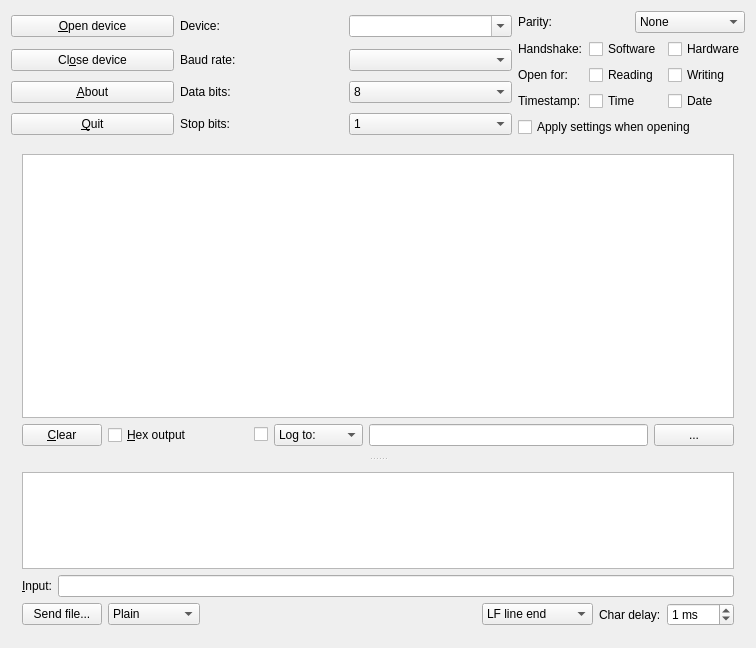
<?xml version="1.0" encoding="UTF-8"?>
<ui version="4.0">
 <class>CuteCommDlg</class>
 <widget class="QWidget" name="CuteCommDlg">
  <property name="geometry">
   <rect>
    <x>0</x>
    <y>0</y>
    <width>756</width>
    <height>648</height>
   </rect>
  </property>
  <property name="windowTitle">
   <string>CuteCom</string>
  </property>
  <layout class="QVBoxLayout">
   <item>
    <layout class="QGridLayout">
     <item row="3" column="1">
      <widget class="QLabel" name="textLabel5">
       <property name="text">
        <string>Stop bits:</string>
       </property>
       <property name="wordWrap">
        <bool>false</bool>
       </property>
       <property name="buddy">
        <cstring>m_stopCb</cstring>
       </property>
      </widget>
     </item>
     <item row="3" column="0">
      <widget class="QPushButton" name="m_quitPb">
       <property name="text">
        <string>&amp;Quit</string>
       </property>
       <property name="shortcut">
        <string>Alt+Q</string>
       </property>
      </widget>
     </item>
     <item row="2" column="1">
      <widget class="QLabel" name="textLabel3">
       <property name="text">
        <string>Data bits:</string>
       </property>
       <property name="wordWrap">
        <bool>false</bool>
       </property>
       <property name="buddy">
        <cstring>m_dataBitsCb</cstring>
       </property>
      </widget>
     </item>
     <item row="2" column="0">
      <widget class="QPushButton" name="m_aboutPb">
       <property name="text">
        <string>&amp;About</string>
       </property>
       <property name="shortcut">
        <string>Alt+A</string>
       </property>
      </widget>
     </item>
     <item row="2" column="2">
      <widget class="QComboBox" name="m_dataBitsCb">
       <property name="currentIndex">
        <number>3</number>
       </property>
       <item>
        <property name="text">
         <string>5</string>
        </property>
       </item>
       <item>
        <property name="text">
         <string>6</string>
        </property>
       </item>
       <item>
        <property name="text">
         <string>7</string>
        </property>
       </item>
       <item>
        <property name="text">
         <string>8</string>
        </property>
       </item>
      </widget>
     </item>
     <item row="0" column="1">
      <widget class="QLabel" name="textLabel1">
       <property name="text">
        <string>Device:</string>
       </property>
       <property name="wordWrap">
        <bool>false</bool>
       </property>
       <property name="buddy">
        <cstring>m_deviceCb</cstring>
       </property>
      </widget>
     </item>
     <item row="0" column="0">
      <widget class="QPushButton" name="m_connectPb">
       <property name="toolTip">
        <string/>
       </property>
       <property name="text">
        <string>&amp;Open device</string>
       </property>
       <property name="shortcut">
        <string>Alt+O</string>
       </property>
      </widget>
     </item>
     <item row="1" column="0">
      <widget class="QPushButton" name="m_closePb">
       <property name="text">
        <string>Cl&amp;ose device</string>
       </property>
       <property name="shortcut">
        <string>Alt+O</string>
       </property>
      </widget>
     </item>
     <item row="3" column="2">
      <widget class="QComboBox" name="m_stopCb">
       <item>
        <property name="text">
         <string>1</string>
        </property>
       </item>
       <item>
        <property name="text">
         <string>2</string>
        </property>
       </item>
      </widget>
     </item>
     <item row="1" column="1">
      <widget class="QLabel" name="textLabel2">
       <property name="text">
        <string>Baud rate:</string>
       </property>
       <property name="wordWrap">
        <bool>false</bool>
       </property>
       <property name="buddy">
        <cstring>m_baudCb</cstring>
       </property>
      </widget>
     </item>
     <item row="0" column="2">
      <widget class="QComboBox" name="m_deviceCb">
       <property name="editable">
        <bool>true</bool>
       </property>
      </widget>
     </item>
     <item row="1" column="2">
      <widget class="QComboBox" name="m_baudCb">
       <property name="currentIndex">
        <number>-1</number>
       </property>
      </widget>
     </item>
     <item row="0" column="3" rowspan="4">
      <layout class="QVBoxLayout">
       <item>
        <layout class="QHBoxLayout">
         <item>
          <widget class="QLabel" name="textLabel4">
           <property name="text">
            <string>Parity:</string>
           </property>
           <property name="wordWrap">
            <bool>false</bool>
           </property>
           <property name="buddy">
            <cstring>m_parityCb</cstring>
           </property>
          </widget>
         </item>
         <item>
          <widget class="QComboBox" name="m_parityCb">
           <item>
            <property name="text">
             <string>None</string>
            </property>
           </item>
           <item>
            <property name="text">
             <string>Odd</string>
            </property>
           </item>
           <item>
            <property name="text">
             <string>Even</string>
            </property>
           </item>
           <item>
            <property name="text">
             <string>Mark</string>
            </property>
           </item>
           <item>
            <property name="text">
             <string>Space</string>
            </property>
           </item>
          </widget>
         </item>
        </layout>
       </item>
       <item>
        <layout class="QGridLayout">
         <item row="0" column="2">
          <widget class="QCheckBox" name="m_hardwareCb">
           <property name="toolTip">
            <string>Enable Hardware Handshake</string>
           </property>
           <property name="text">
            <string>Hardware</string>
           </property>
          </widget>
         </item>
         <item row="0" column="1">
          <widget class="QCheckBox" name="m_softwareCb">
           <property name="toolTip">
            <string>Enable Software Handshake (XON/XOFF)</string>
           </property>
           <property name="text">
            <string>Software</string>
           </property>
          </widget>
         </item>
         <item row="1" column="2">
          <widget class="QCheckBox" name="m_writeCb">
           <property name="toolTip">
            <string>Usually you want to use read and write</string>
           </property>
           <property name="text">
            <string>Writing</string>
           </property>
          </widget>
         </item>
         <item row="1" column="1">
          <widget class="QCheckBox" name="m_readCb">
           <property name="toolTip">
            <string>Usually you want to use read and write</string>
           </property>
           <property name="text">
            <string>Reading</string>
           </property>
          </widget>
         </item>
         <item row="2" column="1">
          <widget class="QCheckBox" name="m_timestampEnabled">
           <property name="toolTip">
            <string>Add local time stamp to serial output</string>
           </property>
           <property name="text">
            <string>Time</string>
           </property>
          </widget>
         </item>
         <item row="2" column="2">
          <widget class="QCheckBox" name="m_datestampEnabled">
           <property name="toolTip">
            <string>Add date to time stamp of serial output</string>
           </property>
           <property name="text">
            <string>Date</string>
           </property>
          </widget>
         </item>
         <item row="0" column="0">
          <widget class="QLabel" name="textLabel2_2">
           <property name="text">
            <string>Handshake:</string>
           </property>
           <property name="wordWrap">
            <bool>false</bool>
           </property>
          </widget>
         </item>
         <item row="1" column="0">
          <widget class="QLabel" name="textLabel1_3">
           <property name="text">
            <string>Open for:</string>
           </property>
           <property name="wordWrap">
            <bool>false</bool>
           </property>
          </widget>
         </item>
         <item row="2" column="0">
          <widget class="QLabel" name="timestampLabel">
           <property name="text">
            <string>Timestamp:</string>
           </property>
          </widget>
         </item>
        </layout>
       </item>
       <item>
        <widget class="QCheckBox" name="m_applyCb">
         <property name="text">
          <string>Apply settings when opening</string>
         </property>
        </widget>
       </item>
      </layout>
     </item>
    </layout>
   </item>
   <item>
    <widget class="QSplitter" name="splitter2">
     <property name="orientation">
      <enum>Qt::Vertical</enum>
     </property>
     <widget class="QFrame" name="frame3">
      <property name="sizePolicy">
       <sizepolicy hsizetype="Preferred" vsizetype="Preferred">
        <horstretch>0</horstretch>
        <verstretch>2</verstretch>
       </sizepolicy>
      </property>
      <property name="frameShape">
       <enum>QFrame::NoFrame</enum>
      </property>
      <property name="frameShadow">
       <enum>QFrame::Plain</enum>
      </property>
      <layout class="QVBoxLayout">
       <item>
        <widget class="QTextBrowser" name="m_outputView">
         <property name="font">
          <font>
           <family>Courier</family>
          </font>
         </property>
        </widget>
       </item>
       <item>
        <layout class="QHBoxLayout">
         <item>
          <widget class="QPushButton" name="m_clearOutputPb">
           <property name="toolTip">
            <string>Clear the output window</string>
           </property>
           <property name="text">
            <string>&amp;Clear</string>
           </property>
           <property name="shortcut">
            <string>Alt+C</string>
           </property>
          </widget>
         </item>
         <item>
          <widget class="QCheckBox" name="m_hexOutputCb">
           <property name="sizePolicy">
            <sizepolicy hsizetype="Minimum" vsizetype="Fixed">
             <horstretch>1</horstretch>
             <verstretch>0</verstretch>
            </sizepolicy>
           </property>
           <property name="toolTip">
            <string>Show the output in hexadecimal format</string>
           </property>
           <property name="text">
            <string>&amp;Hex output</string>
           </property>
           <property name="shortcut">
            <string>Alt+H</string>
           </property>
          </widget>
         </item>
         <item>
          <widget class="QCheckBox" name="m_enableLoggingCb">
           <property name="toolTip">
            <string>Enable logging the data to a file. Chose &quot;Append to&quot; to append instead overwrite to an existing file.</string>
           </property>
           <property name="text">
            <string/>
           </property>
          </widget>
         </item>
         <item>
          <widget class="QComboBox" name="m_logAppendCb">
           <property name="toolTip">
            <string>Enable logging the data to a file. Chose &quot;Append to&quot; to append instead overwrite to an existing file.</string>
           </property>
           <item>
            <property name="text">
             <string>Log to:</string>
            </property>
           </item>
           <item>
            <property name="text">
             <string>Append to:</string>
            </property>
           </item>
          </widget>
         </item>
         <item>
          <widget class="QLineEdit" name="m_logFileLe">
           <property name="sizePolicy">
            <sizepolicy hsizetype="Expanding" vsizetype="Fixed">
             <horstretch>2</horstretch>
             <verstretch>0</verstretch>
            </sizepolicy>
           </property>
           <property name="toolTip">
            <string>The logfile</string>
           </property>
          </widget>
         </item>
         <item>
          <widget class="QPushButton" name="m_logFileFileDialog">
           <property name="toolTip">
            <string>Open file dialog</string>
           </property>
           <property name="text">
            <string>...</string>
           </property>
          </widget>
         </item>
        </layout>
       </item>
      </layout>
     </widget>
     <widget class="QFrame" name="frame4">
      <property name="sizePolicy">
       <sizepolicy hsizetype="Preferred" vsizetype="Preferred">
        <horstretch>0</horstretch>
        <verstretch>1</verstretch>
       </sizepolicy>
      </property>
      <property name="frameShape">
       <enum>QFrame::NoFrame</enum>
      </property>
      <property name="frameShadow">
       <enum>QFrame::Plain</enum>
      </property>
      <layout class="QVBoxLayout">
       <item>
        <widget class="QListWidget" name="m_oldCmdsLb"/>
       </item>
       <item>
        <layout class="QHBoxLayout">
         <item>
          <widget class="QLabel" name="textLabel1_2">
           <property name="text">
            <string>&amp;Input:</string>
           </property>
           <property name="wordWrap">
            <bool>false</bool>
           </property>
           <property name="buddy">
            <cstring>m_cmdLe</cstring>
           </property>
          </widget>
         </item>
         <item>
          <widget class="QLineEdit" name="m_cmdLe">
           <property name="toolTip">
            <string>Enter commands here, Ctrl+C, Ctrl+S, Ctrl+Q also work</string>
           </property>
          </widget>
         </item>
        </layout>
       </item>
       <item>
        <layout class="QHBoxLayout">
         <item>
          <widget class="QPushButton" name="m_sendPb">
           <property name="toolTip">
            <string>Select a file to be sent using the specified protocol</string>
           </property>
           <property name="text">
            <string>Send file...</string>
           </property>
           <property name="autoDefault">
            <bool>false</bool>
           </property>
          </widget>
         </item>
         <item>
          <widget class="QComboBox" name="m_protoPb">
           <property name="toolTip">
            <string>Select the transfer protocol</string>
           </property>
           <item>
            <property name="text">
             <string>Plain</string>
            </property>
           </item>
           <item>
            <property name="text">
             <string>XModem</string>
            </property>
           </item>
           <item>
            <property name="text">
             <string>ZModem</string>
            </property>
           </item>
           <item>
            <property name="text">
             <string>YModem</string>
            </property>
           </item>
           <item>
            <property name="text">
             <string>1kXModem</string>
            </property>
           </item>
           <item>
            <property name="text">
             <string>Script</string>
            </property>
           </item>
          </widget>
         </item>
         <item>
          <spacer>
           <property name="orientation">
            <enum>Qt::Horizontal</enum>
           </property>
           <property name="sizeType">
            <enum>QSizePolicy::Expanding</enum>
           </property>
           <property name="sizeHint" stdset="0">
            <size>
             <width>40</width>
             <height>20</height>
            </size>
           </property>
          </spacer>
         </item>
         <item>
          <widget class="QComboBox" name="m_inputModeCb">
           <property name="toolTip">
            <string>Select the line end termination</string>
           </property>
           <item>
            <property name="text">
             <string>LF line end</string>
            </property>
           </item>
           <item>
            <property name="text">
             <string>CR line end</string>
            </property>
           </item>
           <item>
            <property name="text">
             <string>CR,LF line end</string>
            </property>
           </item>
           <item>
            <property name="text">
             <string>No line end</string>
            </property>
           </item>
           <item>
            <property name="text">
             <string>Hex input</string>
            </property>
           </item>
          </widget>
         </item>
         <item>
          <widget class="QLabel" name="textLabel1_4">
           <property name="text">
            <string>Char delay:</string>
           </property>
           <property name="wordWrap">
            <bool>false</bool>
           </property>
          </widget>
         </item>
         <item>
          <widget class="QSpinBox" name="m_charDelaySb">
           <property name="toolTip">
            <string>Delay between single characters</string>
           </property>
           <property name="suffix">
            <string> ms</string>
           </property>
           <property name="maximum">
            <number>250</number>
           </property>
           <property name="value">
            <number>1</number>
           </property>
          </widget>
         </item>
        </layout>
       </item>
      </layout>
     </widget>
    </widget>
   </item>
  </layout>
 </widget>
 <layoutdefault spacing="6" margin="11"/>
 <pixmapfunction>qPixmapFromMimeSource</pixmapfunction>
 <tabstops>
  <tabstop>m_connectPb</tabstop>
  <tabstop>m_closePb</tabstop>
  <tabstop>m_aboutPb</tabstop>
  <tabstop>m_quitPb</tabstop>
  <tabstop>m_deviceCb</tabstop>
  <tabstop>m_baudCb</tabstop>
  <tabstop>m_dataBitsCb</tabstop>
  <tabstop>m_stopCb</tabstop>
  <tabstop>m_parityCb</tabstop>
  <tabstop>m_softwareCb</tabstop>
  <tabstop>m_hardwareCb</tabstop>
  <tabstop>m_readCb</tabstop>
  <tabstop>m_writeCb</tabstop>
  <tabstop>m_applyCb</tabstop>
  <tabstop>m_outputView</tabstop>
  <tabstop>m_clearOutputPb</tabstop>
  <tabstop>m_hexOutputCb</tabstop>
  <tabstop>m_enableLoggingCb</tabstop>
  <tabstop>m_logAppendCb</tabstop>
  <tabstop>m_logFileLe</tabstop>
  <tabstop>m_logFileFileDialog</tabstop>
  <tabstop>m_cmdLe</tabstop>
  <tabstop>m_sendPb</tabstop>
  <tabstop>m_protoPb</tabstop>
  <tabstop>m_inputModeCb</tabstop>
  <tabstop>m_charDelaySb</tabstop>
  <tabstop>m_oldCmdsLb</tabstop>
 </tabstops>
 <resources/>
 <connections/>
</ui>
